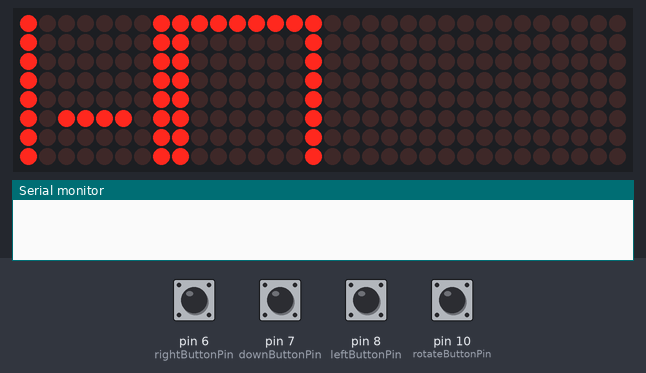
This sketch was run on a simulated Arduino Uno, built with avr-gcc and run on an emulated ATmega328P. On the bench: 32×8 LED matrix, the last lines printed to the serial monitor. Wiring (inferred from the names in the program): 4 × MAX7219 LED driver (orientation assumed): data pin 4; clock pin 3; CS pin 2. The test bench sets the inputs (shaded band); at power-on: pin 6 (rightButtonPin), pin 7 (downButtonPin), pin 8 (leftButtonPin), pin 10 (rotateButtonPin) HIGH. Random numbers use the default seed unless the sketch sets one.

Above: at 1.29 s.
1.3 s: pin 7 (downButtonPin) pulled LOW for 1 s
At 3.2 s:
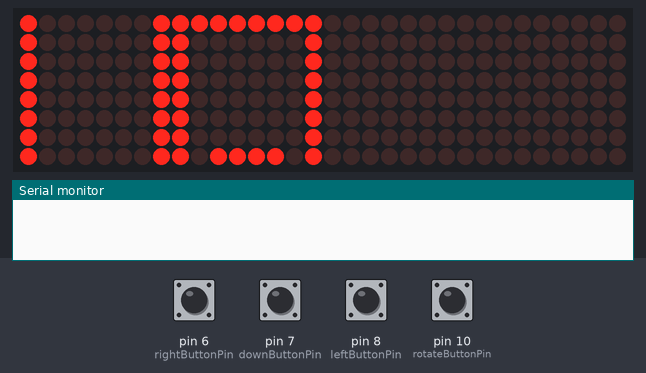
3.8 s: pin 8 (leftButtonPin) pulled LOW for 0.15 s
At 4.07 s:
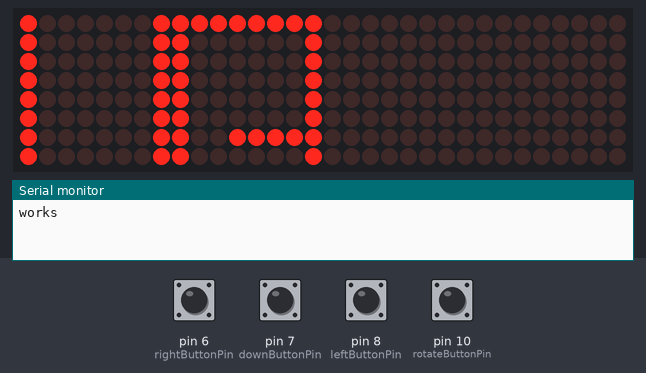
6.0 s: pin 6 (rightButtonPin) pulled LOW for 1 s
At 8.3 s:
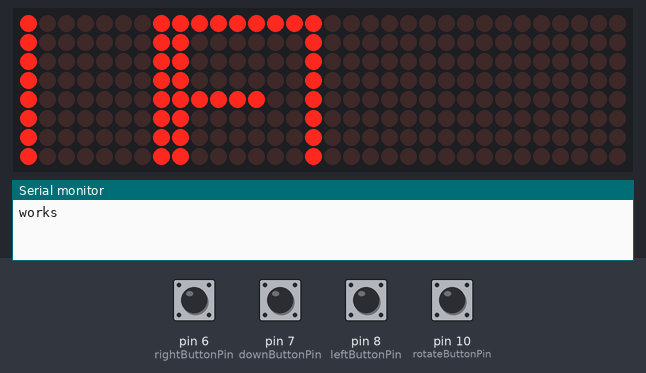
10.0 s: pin 10 (rotateButtonPin) pulled LOW for 1 s
At 12.38 s:
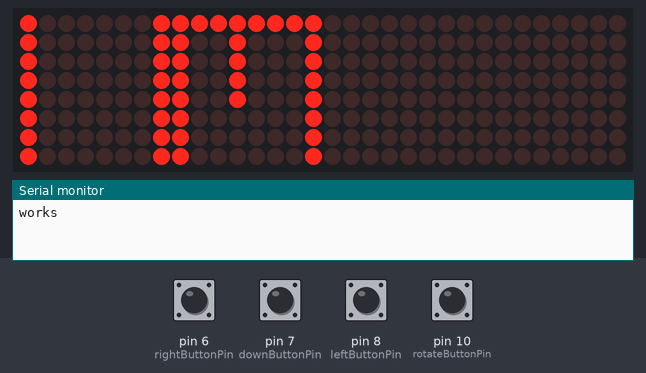
12.5 s: pin 6 (rightButtonPin) pulled LOW for 0.15 s
At 12.81 s:
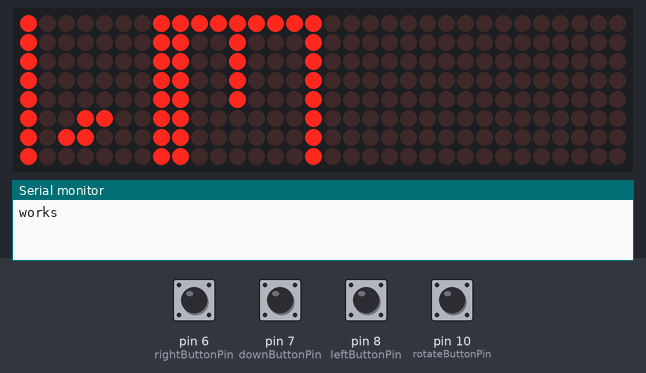
14.5 s: pin 7 (downButtonPin) pulled LOW for 0.15 s
At 16.12 s:
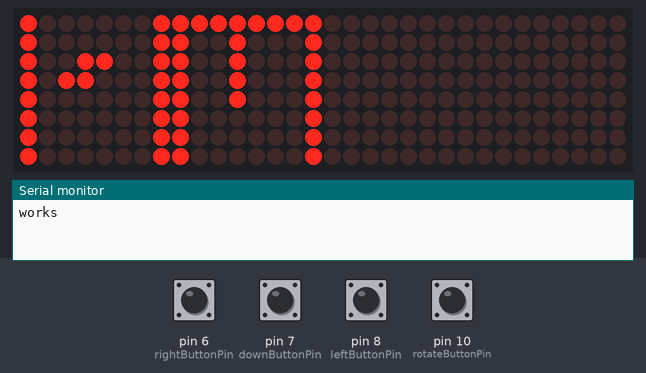

The sketch:

TetrisGame.ino
```cpp
#include <stdio.h>
#include <stdlib.h>
#include <time.h>
#include "DotMatrix.h"

enum PieceType {
  Line, TBlock, Square, SPiece, ZPiece, LBlock, RevLBlock
};

enum GameState {
  falling, locked, gameOver
};

typedef struct {
  enum PieceType piece;
  unsigned int xpos;
  unsigned int ypos;
  unsigned int rotation;
} Tetromino;

struct Lines {
  int rows[4];
  int size;
};

//Graphics
void createTetrominoes();
void initpField();
void drawField();
void drawPiece(Tetromino*);
//Handling game states
void handleFalling(Tetromino*);
void handleLocking(Tetromino*);
void handleGameOver();
//Gameplay
int pieceFits(enum PieceType, int, int, int);
int rotate(int, int, int);
void recordLines(int, struct Lines*);
void removeLines(struct Lines*);
void movePiece(Tetromino*);
void getNextPiece(Tetromino*);
void updateScore(struct Lines*);
void resetGame();

const int dataPin = 4;
const int clockPin = 3;
const int loadPin = 2;

const int rotateButtonPin = 10;
const int downButtonPin = 7;
const int rightButtonPin = 6;
const int leftButtonPin = 8;

DotMatrix display(dataPin, clockPin, loadPin);
char tetrominoLayout[7][17];
const int fieldWidth = 8;
const int fieldHeight = 16;
unsigned char pField[fieldWidth * fieldHeight];
enum GameState gState = falling;
int speed = 10;
int speedCounter = 0;
int score = 0;
int lineCount = 0;

void setup() {
  Serial.begin(9600);

  pinMode(rotateButtonPin, INPUT);
  pinMode(downButtonPin, INPUT);
  pinMode(rightButtonPin, INPUT);
  pinMode(leftButtonPin, INPUT);

  digitalWrite(leftButtonPin, HIGH);
  digitalWrite(rightButtonPin, HIGH);
  digitalWrite(downButtonPin, HIGH);
  digitalWrite(rotateButtonPin, HIGH);

  randomSeed(analogRead(0));
  createTetrominoes();

}

void loop() {
  initpField();
  static Tetromino currTet = {random(7), fieldWidth / 4, 0, 0};
  while (gState != gameOver) {
    delay(50);
    switch (gState) {
      case falling: handleFalling(&currTet); break;
      case locked: handleLocking(&currTet); break;
      default: break;
    }
    drawField();
    drawPiece(&currTet);
  }
  handleGameOver();
}

void createTetrominoes() {
	strcat(tetrominoLayout[Line],      "........XXXX....");	//line piece
	strcat(tetrominoLayout[TBlock],    ".....XXX..X.....");	//T block
	strcat(tetrominoLayout[Square],	   ".....XX..XX.....");	//square
	strcat(tetrominoLayout[SPiece],    ".....XX.XX......");	//s piece
	strcat(tetrominoLayout[ZPiece],    "....XX...XX.....");	//z piece
	strcat(tetrominoLayout[LBlock],    "....XXX.X.......");	//L block
	strcat(tetrominoLayout[RevLBlock], ".....XXX...X....");	//reverse L block
}

void initpField() {
  for (int x = 0; x < fieldWidth; x++) // Board Boundary
    for (int y = 0; y < fieldHeight; y++)
      pField[y * fieldWidth + x] = (x == 0 || x == fieldWidth-1 || y == fieldHeight - 1) ? 9 : 0;
}

int pieceFits(enum PieceType piece, int xpos, int ypos, int rotation) {
  for (int x = 0; x < 4; x++) {
    for (int y = 0; y < 4; y++) {
      //get index in tetromino coordinates
      int tetIndex = rotate(x, y, rotation);

      //get index in field (absolute) coordinates
      int fieldIndex = (ypos + y) * fieldWidth + (xpos + x);

      //check that test is in bounds
      if (xpos + x >= 0 && xpos + x < fieldWidth) {
        if (ypos + y >= 0 && ypos + y < fieldHeight) {
          //in bounds so do collision check
          if (tetrominoLayout[piece][tetIndex] != '.' && pField[fieldIndex] != 0)
            return 0; // fail on first hit
        }
      }
    }
  }
  return 1;
}

int rotate(int xpos, int ypos, int r) {
  switch (r % 4) {
    case 0: return 4 * ypos + xpos;    //0 degrees
    case 1: return 12 + ypos - 4 * xpos; //90 degrees
    case 2: return 15 - 4 * ypos - xpos; //180  degrees
    case 3: return 3 - ypos + 4 * xpos; //270 degrees
    default: break;
  }
  return 0;
}

void handleFalling(Tetromino* tet) {
  speedCounter++;
  movePiece(tet);
  if (speedCounter == speed) {
    if (pieceFits(tet->piece, tet->xpos, tet->ypos + 1, tet->rotation)) {
      tet->ypos++;
    }
    else gState = locked;
    speedCounter = 0;
  }
}

void handleLocking(Tetromino* tet) {
  //lock piece in place
  static struct Lines lines;
  for (int x = 0; x < 4; ++x)
    for (int y = 0; y < 4; ++y)
      if (tetrominoLayout[tet->piece][rotate(x, y, tet->rotation)] == L'X')
        pField[(tet->ypos + y) * fieldWidth + (tet->xpos + x)] = tet->piece + 1; //nonempty tieleset elements start at index 1

  recordLines(tet->ypos, &lines); //record the positions of any lines formed...
  removeLines(&lines);    //...then remove them
  updateScore(&lines);
  getNextPiece(tet);  //spawn the next piece
  if (!pieceFits(tet->piece, tet->xpos, tet->ypos, tet->rotation))
    gState = gameOver;
  else gState = falling;
}

void updateScore(struct Lines* lines) {
  //update score
  score += 25;  //score increases by 25 per piece...
  if (lines->size > 0)
    score += (1 << lines->size) * 100;    //...and by 4n where n is the number of lines formed simultaneously
}

void handleGameOver() {
  //display game over screen
  for (int row = 0; row < 16; ++row) {
    for (int col = 0; col < 16; ++col) {
      display.write(row, col, HIGH);
    }
  }
  delay(1000);
  Serial.print("Game over! Your score was: ");
  Serial.println(score);
  Serial.print("You cleared ");
  Serial.print(lineCount);
  Serial.println(" Lines.");

  resetGame();
}

void resetGame() {
  for (int x = 0; x < fieldWidth; ++x) {
    for (int y = 0; y < fieldHeight; ++y) {
      display.write(x, y, pField[y * fieldWidth + x] != 0);
    }
  }
  gState = falling;
}

//starting from the top of the tetromino (currentY),
//check if any square of the tetromino has formed a line with the current field
//if so, record the row number in lines and set that line to '='.
//Return the number of lines found
void recordLines(int currentY, struct Lines* lines) {
  for (int y = 0; y < 4; ++y) { //check tetromino space line by line
    if (currentY + y < fieldHeight - 1) {
      int line = 1;
      for (int x = 1; x < fieldWidth - 1; ++x) {
        //set line to false if there are any empty spaces in the line
        line = line && ((pField[(currentY + y) * fieldWidth + x]) != 0);
      }

      if (line) {
        //remove line, set to =
        for (int x = 1; x < fieldWidth - 1; ++x)
          pField[(currentY + y) * fieldWidth + x] = 8;

        lines->rows[lines->size] = currentY + y;

        //update difficulty
        lineCount++;
        if (lineCount % 10 == 0)
          if (speed >= 10) speed--;
      }
    }
    lines->size++;
  }
  //keep lines there for a bit
  delay(200);
}

void removeLines(struct Lines* lines) {
  if (lines->size > 0) {  //there is a line

    //remove the lines
    for (int i = 0; i < lines->size; ++i) {
      for (int x = 1; x < fieldWidth - 1; ++x) {
        for (int y = lines->rows[i]; y > 0; --y)
          pField[y * fieldWidth + x] = pField[(y - 1) * fieldWidth + x];  //move row above down 1 square

        pField[x] = 0;  //top row is set to zero
      }
    }
    //reset line array
    for (int i = 0; i < 4; ++i)
      lines->rows[i] = -1;
    lines->size = 0;  //reset line count
  }
}

void movePiece(Tetromino* tet) {
  int rotateAllowed = 1;
  tet->xpos -= !digitalRead(leftButtonPin) && pieceFits(tet->piece, tet->xpos-1, tet->ypos, tet->rotation);
  if(!digitalRead(leftButtonPin) )Serial.println("works");
  tet->xpos += !digitalRead(rightButtonPin) && pieceFits(tet->piece, tet->xpos+1, tet->ypos, tet->rotation);
  tet->ypos += !digitalRead(downButtonPin) && pieceFits(tet->piece, tet->xpos, tet->ypos+1, tet->rotation);
  if (!digitalRead(rotateButtonPin)) {	//rotate only 90 degrees at a time
		tet->rotation += (rotateAllowed && pieceFits(tet->piece, tet->xpos, tet->ypos, tet->rotation + 1)) ? 1 : 0;
		rotateAllowed = 0;
	}
	else
		rotateAllowed = 1;
  /*if (digitalRead(leftButtonPin) && pieceFits(tet->piece, tet->xpos - 1, tet->ypos, tet->rotation)) {
    tet->xpos--;
  }
  if (digitalRead(rightButtonPin) && pieceFits(tet->piece, tet->xpos + 1, tet->ypos, tet->rotation)) {
    tet->xpos++;
  }
  if (digitalRead(downButtonPin) && pieceFits(tet->piece, tet->xpos, tet->ypos + 1, tet->rotation)) {
    tet->ypos++;
  }
  if (isButtonPressed(rotateButtonPin) && pieceFits(tet->piece, tet->xpos, tet->ypos, (tet->rotation + 1) % 4)) {
    tet->rotation = (tet->rotation + 1) % 4;
  } */
}

bool isButtonPressed(int buttonPin) {
  static unsigned long lastPressTime = 0;
  const unsigned long debounceDelay = 50;
  while(digitalRead(buttonPin) == LOW) {
    unsigned long currentTime = millis();
    if (currentTime - lastPressTime > debounceDelay) {
      lastPressTime = currentTime;
      return true;
    }
  }
  return false;
}

void getNextPiece(Tetromino* tet) {
  tet->piece = random(7);
  tet->xpos = fieldWidth / 4;
  tet->ypos = 0;
  tet->rotation = 0;
}

void drawField() {
  for (int x = 0; x < fieldWidth; x++)
    for (int y = 0; y < fieldHeight; y++)
      display.write(x, y, pField[y * fieldWidth + x] != 0);
}

void drawPiece(Tetromino* tet) {
  for (int x = 0; x < 4; ++x)
    for (int y = 0; y < 4; ++y)
      if (tetrominoLayout[tet->piece][rotate(x, y, tet->rotation)] == 'X')
        display.write(tet->xpos + x, tet->ypos + y, HIGH);
}
```

DotMatrix.cpp
```cpp
#include "DotMatrix.h"

// Matrix registers
#define REG_NOOP   0x00
#define REG_DIGIT0 0x01
#define REG_DIGIT1 0x02
#define REG_DIGIT2 0x03
#define REG_DIGIT3 0x04
#define REG_DIGIT4 0x05
#define REG_DIGIT5 0x06
#define REG_DIGIT6 0x07
#define REG_DIGIT7 0x08
#define REG_DECODEMODE  0x09
#define REG_INTENSITY   0x0A
#define REG_SCANLIMIT   0x0B
#define REG_SHUTDOWN    0x0C
#define REG_DISPLAYTEST 0x0F

#define SCREENS 4

DotMatrix::DotMatrix(uint8_t data, uint8_t clock, uint8_t load) {
  dataPin = data;
  clockPin = clock;
  loadPin = load;
	pinMode(clockPin, OUTPUT);
	pinMode(dataPin, OUTPUT);
	pinMode(loadPin, OUTPUT);

  buffer = (uint8_t*)calloc(4, 64); //allocate 4 screens' worth of 8*8 matrices

	clear();
	//set brightness to 2 out of 15 (adjust as needed)
	setRegister(REG_INTENSITY, 0x02 & 0x0F);
	//hardware business
  setRegister(REG_SCANLIMIT, 0x07);
	setRegister(REG_SHUTDOWN, 0x01);    // normal operation
	setRegister(REG_DECODEMODE, 0x00);  // pixels not integers
	setRegister(REG_DISPLAYTEST, 0x00); // not in test mode
}

//send a byte to the shift register serially
void DotMatrix::sendByte(uint8_t data) {
  uint8_t bit = 8;
  uint8_t mask;
  while(bit > 0) {
    mask = 0x01 << (bit - 1);         // get bitmask
    //data is shifted through the register on rising edge of clock pulse
    digitalWrite(clockPin, LOW);   // tick
    digitalWrite(dataPin, (data & mask) ? HIGH : LOW);
    digitalWrite(clockPin, HIGH);  // tock
    --bit;                            // move to lesser bit
  }
}

//set register to a byte value for all screens
//columns are specified by their actual numbers via an on-chip SRAM
//the columns or "digits" are from 0x01 to 0x08, and in our orientation, they would be
//numbered from right to left. This means that in order to specify column 3, or example, we would have
//to send 8 - 3 = 0x05 to the register
void DotMatrix::setRegister(uint8_t reg, uint8_t data){
	//data latches on rising edge of load pulse
	digitalWrite(loadPin, LOW); //tick
	for(uint8_t i = 0; i< SCREENS; ++i){
		sendByte(reg);
		sendByte(data);	//send data to column specified above
	}
	digitalWrite(loadPin, HIGH);	//tock (data latched)
	digitalWrite(loadPin, LOW);		//end
}

//sync column of display with buffer
void DotMatrix::syncColumn(uint8_t col){
  if(buffer == nullptr) return;
	if(col >= 8) return;	//only 8 columns are available
	digitalWrite(loadPin, LOW);	//tick
	for(uint8_t scr = 0; scr < SCREENS; ++scr){
    sendByte(8-col);    //specify column
    sendByte(buffer[col + (8*scr)]); //send data
	}
	digitalWrite(loadPin, HIGH);	//tock
	digitalWrite(loadPin, LOW);		//end
}

void DotMatrix::bufferPixel(uint8_t x, uint8_t y, uint8_t value) {
  if(buffer == nullptr) return;
	if(x >= 8 || y >= 32) return;

  //find which screen the row (y) belongs to,
  //then express y in the coordinates of that screen
	uint8_t offset = y;	//record value of y
	y %= 8;	  //express y in relative coordinates
	offset -= y;	 //starting from the top, we need to go offset units down to get to y's screen

  //the xth column of the (offset/8)th screen has its yth row updated to value
	if(value){
    buffer[x + offset] |= 0x01 << (7-y);  //the shift is so that y increases going down
  } else{
    buffer[x + offset] &= ~(0x01 << (7-y));
  }
}

void DotMatrix::write(uint8_t x, uint8_t y, uint8_t value){
	bufferPixel(x, y, value);	//store pixel in buffer
	syncColumn(x);			//update column
}

void DotMatrix::clear()
{
  if (!buffer) return;

  // clear buffer
  for(uint8_t col = 0; col < 8; ++col){
    for(uint8_t scr = 0; scr < SCREENS; ++scr){
      buffer[col + (8 * scr)] = 0x00;
    }
  }

  // clear registers
  for(uint8_t col = 0; col < 8; ++col){
    syncColumn(col);
  }
}
```

DotMatrix.h
```cpp
#ifndef DotMatrix_h
#define DotMatrix_h

#include <stdint.h>
#include <Arduino.h>

//MAX7219 dot matrix module
class DotMatrix {
public:
	//constructor
	DotMatrix(uint8_t data, uint8_t clock, uint8_t load);
private:
	//the three pins
	uint8_t dataPin;
	uint8_t clockPin;   //data shifts through registers on rising edge of clock pulse
	uint8_t loadPin;    //data latches on rising edge of load pulse

	uint8_t* buffer; 	//buffer array; 4 screens, each with 8 columns 8 rows high
                    //each element is a column; the columns of screen 0 are stored consecutively
                    //from left to right, then the columns of screen 1 are stored from left to right, and so on

	void sendByte(uint8_t);	//send byte (row) serially to MAX7219 DIN pin
	void setRegister(uint8_t, uint8_t);	//set register to a byte value for all screens
	void syncColumn(uint8_t);	//sync column of display with buffer

	void bufferPixel(uint8_t, uint8_t, uint8_t);	//record pixel in buffer

	//PUBLIC INTERFACE
public:
	void write(uint8_t x, uint8_t y, uint8_t value);	//buffer pixe at (x,y) and write it ot screen
	void clear();	//clear display

};

#endif
```
